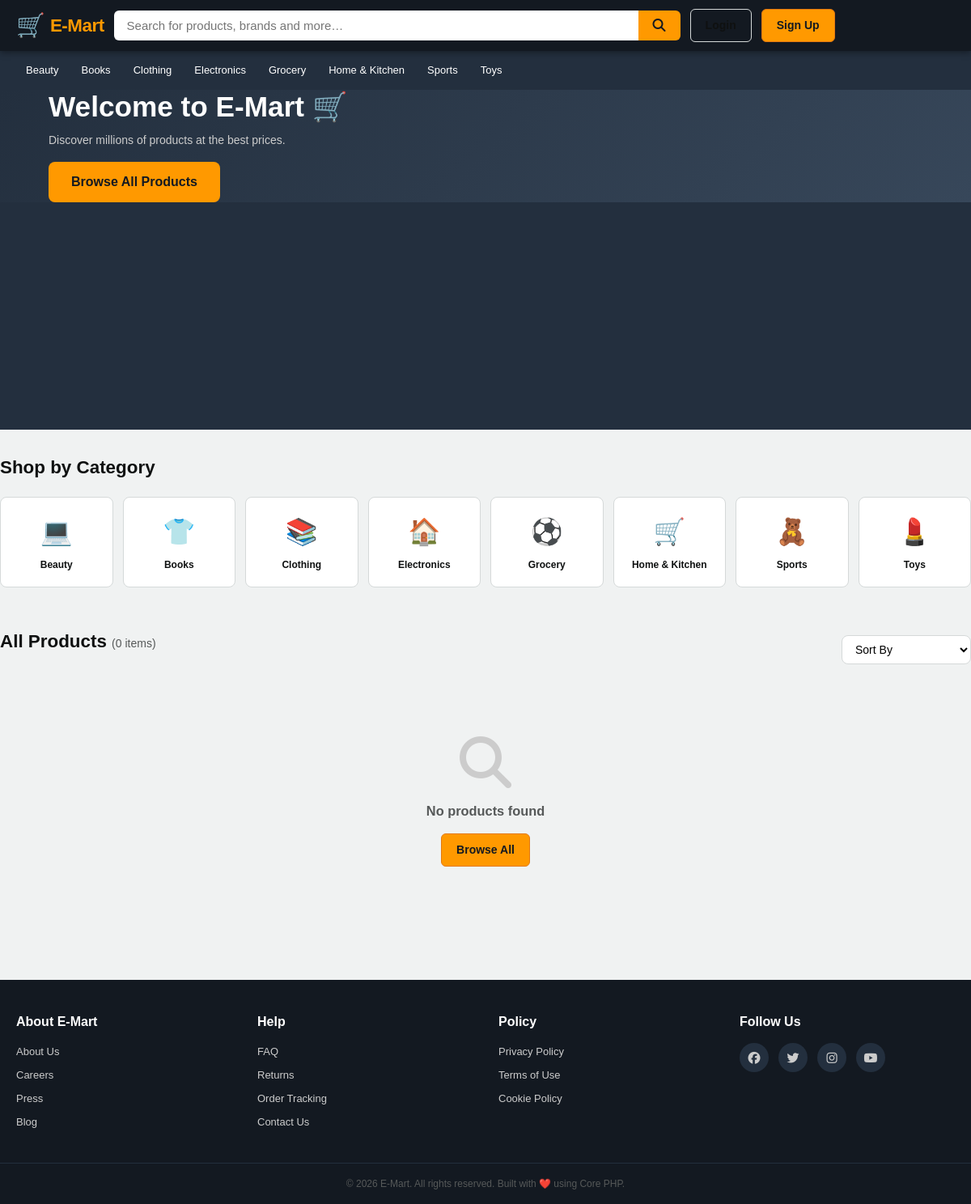
The page / on the database its author committed.
### tables this page shows
CREATE TABLE IF NOT EXISTS categories (
    id            INT AUTO_INCREMENT PRIMARY KEY,
    category_name VARCHAR(100) NOT NULL UNIQUE
);

### includes/connection.php (called while the page is built, shortened)
<?php
function sanitize($data) {
    return htmlspecialchars(strip_tags(trim($data)), ENT_QUOTES, 'UTF-8');
}
function isLoggedIn() {
    return isset($_SESSION['user_id']);
}

### index.php (the view, shortened to what this page needs)
<?php
require_once 'includes/connection.php';
$where    = ['p.stock > 0'];
$whereSQL = 'WHERE ' . implode(' AND ', $where);
$countSQL = "SELECT COUNT(*) FROM products p
             JOIN categories c ON p.category_id = c.id $whereSQL";
$countStmt = $conn->prepare($countSQL);
$countStmt->execute();
$totalProducts = $countStmt->get_result()->fetch_row()[0];
$featuredStmt = $conn->prepare(
    "SELECT p.*, c.category_name FROM products p
     JOIN categories c ON p.category_id = c.id
     WHERE p.is_featured = 1 AND p.stock > 0 LIMIT 5"
);
$featuredStmt->execute();
$featured = $featuredStmt->get_result()->fetch_all(MYSQLI_ASSOC);
include 'includes/header.php';
?>
<section class="hero-slider">
    <?php if ($featured): ?>
        <?php foreach ($featured as $i => $fp): ?>
        <div class="slide <?= $i === 0 ? 'active' : '' ?>">
            <div class="slide-content">
                <span class="slide-category"><?= sanitize($fp['category_name']) ?></span>
                <h1><?= sanitize($fp['name']) ?></h1>
                <p><?= sanitize(substr($fp['description'] ?? '', 0, 120)) ?>…</p>
                <div class="slide-price">₹<?= number_format($fp['price'], 2) ?></div>
                <a href="user/viewproduct.php?id=<?= $fp['id'] ?>" class="btn btn-hero">
                    Shop Now <i class="fas fa-arrow-right"></i>
                </a>
            </div>
            <div class="slide-image">
                <img src="assets/images/products/<?= sanitize($fp['image']) ?>"
                     alt="<?= sanitize($fp['name']) ?>"
                     onerror="this.src='assets/images/default.jpg'">
            </div>
        </div>
        <?php endforeach; ?>
        <button class="slider-btn prev" onclick="changeSlide(-1)">‹</button>
        <button class="slider-btn next" onclick="changeSlide(1)">›</button>
        <div class="slider-dots">
            <?php foreach ($featured as $i => $_): ?>
                <span class="dot <?= $i===0?'active':'' ?>"
                      onclick="goSlide(<?= $i ?>)"></span>
            <?php endforeach; ?>
        </div>
    <?php else: ?>
        <div class="slide active hero-default">
            <div class="slide-content">
                <h1>Welcome to E-Mart 🛒</h1>
                <p>Discover millions of products at the best prices.</p>
                <a href="#products" class="btn btn-hero">Browse All Products</a>
            </div>
        </div>
    <?php endif; ?>
</section>
<section class="cat-strip container">
    <h2 class="section-title">Shop by Category</h2>
    <div class="cat-grid">
        <?php
        $icons = ['💻','👕','📚','🏠','⚽','🛒','🧸','💄'];
        $cats2 = $conn->query("SELECT * FROM categories LIMIT 8");
        $idx = 0;
        while ($c = $cats2->fetch_assoc()):
        ?>
        <a href="index.php?category=<?= $c['id'] ?>" class="cat-card">
            <div class="cat-icon"><?= $icons[$idx++ % 8] ?></div>
            <span><?= sanitize($c['category_name']) ?></span>
        </a>
        <?php endwhile; ?>
    </div>
</section>
<section class="products-section container" id="products">
    <div class="products-header">
        <h2 class="section-title">
            <?= !empty($_GET['search']) ? 'Results for: "' . sanitize($_GET['search']) . '"'
                : (!empty($_GET['category']) ? 'Category Products' : 'All Products') ?>
            <small>(<?= $totalProducts ?> items)</small>
        </h2>
        <div class="sort-filter">
            <select id="sortSelect" onchange="applySort()">
                <option value="">Sort By</option>
            </select>
        </div>
    </div>
    <div class="product-grid" id="productGrid">
        <?php if ($totalProducts === 0): ?>
        <div class="no-products">
            <i class="fas fa-search" style="font-size:4rem;color:#ccc"></i>
            <h3>No products found</h3>
            <a href="index.php" class="btn btn-primary">Browse All</a>
        </div>
        <?php endif; ?>
    </div>
</section>
<?php include 'includes/footer.php'; ?>

### includes/header.php (shortened to what this page needs)
<?php
require_once __DIR__ . '/connection.php';
$cartCount = getCartCount($conn);
?>
<!DOCTYPE html>
<html lang="en">
<head>
    <link rel="stylesheet" href="<?= BASE_URL ?>assets/css/style.css">
    <link rel="stylesheet" href="https://cdnjs.cloudflare.com/ajax/libs/font-awesome/6.5.0/css/all.min.css">
</head>
<body>
<nav class="navbar">
    <div class="nav-brand">
        <a href="<?= BASE_URL ?>index.php">
            <span class="brand-logo">🛒</span>
            <span class="brand-name">E-Mart</span>
        </a>
    </div>
    <div class="search-wrapper">
        <input type="text" id="searchInput" placeholder="Search for products, brands and more…"
               autocomplete="off">
        <button class="search-btn"><i class="fas fa-search"></i></button>
    </div>
    <div class="nav-links">
        <?php if (isLoggedIn()): ?>
            <a href="<?= BASE_URL ?>user/wishlist.php" class="nav-icon" title="Wishlist">
                <i class="fas fa-heart"></i>
            </a>
            <a href="<?= BASE_URL ?>user/cart.php" class="nav-icon cart-icon" title="Cart">
                <i class="fas fa-shopping-cart"></i>
                <span class="cart-badge" id="cartBadge"><?= $cartCount ?></span>
            </a>
            <div class="nav-dropdown">
                <button class="nav-user-btn">
                    <i class="fas fa-user-circle"></i>
                    <?= sanitize($_SESSION['username']) ?>
                    <i class="fas fa-chevron-down"></i>
                </button>
                <div class="dropdown-menu">
                    <a href="<?= BASE_URL ?>user/orders.php"><i class="fas fa-box"></i> My Orders</a>
                    <a href="<?= BASE_URL ?>user/profile.php"><i class="fas fa-user"></i> Profile</a>
                    <a href="<?= BASE_URL ?>user/logout.php"><i class="fas fa-sign-out-alt"></i> Logout</a>
                </div>
            </div>
        <?php else: ?>
            <a href="<?= BASE_URL ?>user/login.php" class="btn btn-outline">Login</a>
            <a href="<?= BASE_URL ?>user/register.php" class="btn btn-primary">Sign Up</a>
        <?php endif; ?>
    </div>
</nav>
<div class="category-bar">
    <?php
    $cats = $conn->query("SELECT * FROM categories LIMIT 8");
    while ($c = $cats->fetch_assoc()):
    ?>
        <a href="<?= BASE_URL ?>index.php?category=<?= $c['id'] ?>"
           class="cat-link"><?= sanitize($c['category_name']) ?></a>
    <?php endwhile; ?>
</div>

### includes/footer.php (shortened to what this page needs)
<footer class="site-footer">
    <div class="footer-grid">
        <div class="footer-col">
            <h4>About E-Mart</h4>
            <ul>
                <li><a href="#">About Us</a></li>
                <li><a href="#">Careers</a></li>
                <li><a href="#">Press</a></li>
                <li><a href="#">Blog</a></li>
            </ul>
        </div>
        <div class="footer-col">
            <h4>Help</h4>
            <ul>
                <li><a href="#">FAQ</a></li>
                <li><a href="#">Returns</a></li>
                <li><a href="#">Order Tracking</a></li>
                <li><a href="#">Contact Us</a></li>
            </ul>
        </div>
        <div class="footer-col">
            <h4>Policy</h4>
            <ul>
                <li><a href="#">Privacy Policy</a></li>
                <li><a href="#">Terms of Use</a></li>
                <li><a href="#">Cookie Policy</a></li>
            </ul>
        </div>
        <div class="footer-col">
            <h4>Follow Us</h4>
            <div class="social-links">
                <a href="#"><i class="fab fa-facebook"></i></a>
                <a href="#"><i class="fab fa-twitter"></i></a>
                <a href="#"><i class="fab fa-instagram"></i></a>
                <a href="#"><i class="fab fa-youtube"></i></a>
            </div>
        </div>
    </div>
    <div class="footer-bottom">
        <p>© <?= date('Y') ?> <?= SITE_NAME ?>. All rights reserved. Built with ❤️ using Core PHP.</p>
    </div>
</footer>
</body>
</html>

### rows shown on the page
categories: category_name "Beauty", idx "💻"
categories: category_name "Books", idx "👕"
categories: category_name "Clothing", idx "📚"
categories: category_name "Electronics", idx "🏠"
categories: category_name "Grocery", idx "⚽"
categories: category_name "Home & Kitchen", idx "🛒"
categories: category_name "Sports", idx "🧸"
categories: category_name "Toys", idx "💄"

### other values the page prints
$totalProducts "0"
SITE_NAME "E-Mart"
